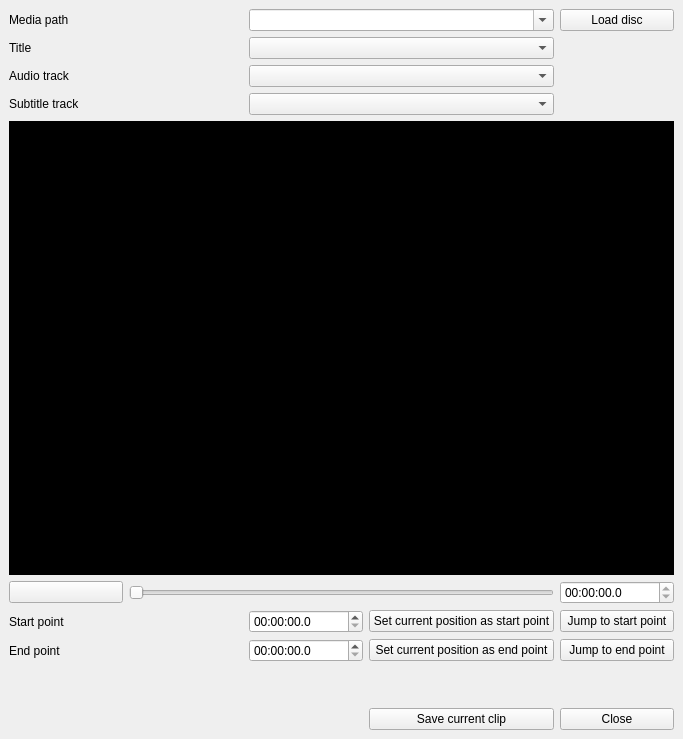
<?xml version="1.0" encoding="UTF-8"?>
<ui version="4.0">
 <class>MediaClipSelector</class>
 <widget class="QMainWindow" name="MediaClipSelector">
  <property name="geometry">
   <rect>
    <x>0</x>
    <y>0</y>
    <width>683</width>
    <height>739</height>
   </rect>
  </property>
  <property name="sizePolicy">
   <sizepolicy hsizetype="MinimumExpanding" vsizetype="MinimumExpanding">
    <horstretch>0</horstretch>
    <verstretch>0</verstretch>
   </sizepolicy>
  </property>
  <property name="minimumSize">
   <size>
    <width>683</width>
    <height>686</height>
   </size>
  </property>
  <property name="focusPolicy">
   <enum>Qt::NoFocus</enum>
  </property>
  <property name="windowTitle">
   <string>Select media clip</string>
  </property>
  <property name="autoFillBackground">
   <bool>false</bool>
  </property>
  <property name="inputMethodHints">
   <set>Qt::ImhNone</set>
  </property>
  <widget class="QWidget" name="centralwidget">
   <property name="sizePolicy">
    <sizepolicy hsizetype="MinimumExpanding" vsizetype="MinimumExpanding">
     <horstretch>0</horstretch>
     <verstretch>0</verstretch>
    </sizepolicy>
   </property>
   <layout class="QGridLayout" name="gridLayout">
    <item row="0" column="2" colspan="2">
     <widget class="QComboBox" name="media_path_combobox">
      <property name="enabled">
       <bool>true</bool>
      </property>
      <property name="sizePolicy">
       <sizepolicy hsizetype="Preferred" vsizetype="Fixed">
        <horstretch>0</horstretch>
        <verstretch>0</verstretch>
       </sizepolicy>
      </property>
      <property name="editable">
       <bool>true</bool>
      </property>
     </widget>
    </item>
    <item row="7" column="2">
     <widget class="QTimeEdit" name="start_timeedit">
      <property name="enabled">
       <bool>true</bool>
      </property>
      <property name="displayFormat">
       <string>HH:mm:ss.z</string>
      </property>
     </widget>
    </item>
    <item row="8" column="2">
     <widget class="QTimeEdit" name="end_timeedit">
      <property name="enabled">
       <bool>true</bool>
      </property>
      <property name="displayFormat">
       <string>HH:mm:ss.z</string>
      </property>
     </widget>
    </item>
    <item row="7" column="3">
     <widget class="QPushButton" name="set_start_pushbutton">
      <property name="enabled">
       <bool>true</bool>
      </property>
      <property name="text">
       <string>Set current position as start point</string>
      </property>
     </widget>
    </item>
    <item row="0" column="4">
     <widget class="QPushButton" name="load_disc_pushbutton">
      <property name="enabled">
       <bool>true</bool>
      </property>
      <property name="text">
       <string>Load disc</string>
      </property>
     </widget>
    </item>
    <item row="9" column="3">
     <spacer name="verticalSpacer">
      <property name="orientation">
       <enum>Qt::Vertical</enum>
      </property>
      <property name="sizeType">
       <enum>QSizePolicy::Minimum</enum>
      </property>
      <property name="sizeHint" stdset="0">
       <size>
        <width>20</width>
        <height>40</height>
       </size>
      </property>
     </spacer>
    </item>
    <item row="6" column="0">
     <widget class="QPushButton" name="play_pushbutton">
      <property name="enabled">
       <bool>true</bool>
      </property>
      <property name="text">
       <string/>
      </property>
      <property name="icon">
       <iconset>
        <normaloff>../images/media_playback_start.png</normaloff>../images/media_playback_start.png</iconset>
      </property>
     </widget>
    </item>
    <item row="8" column="0">
     <widget class="QLabel" name="end_point_label">
      <property name="enabled">
       <bool>true</bool>
      </property>
      <property name="text">
       <string>End point</string>
      </property>
     </widget>
    </item>
    <item row="4" column="2" colspan="2">
     <widget class="QComboBox" name="subtitle_tracks_combobox">
      <property name="enabled">
       <bool>true</bool>
      </property>
     </widget>
    </item>
    <item row="2" column="0">
     <widget class="QLabel" name="title_label">
      <property name="enabled">
       <bool>true</bool>
      </property>
      <property name="text">
       <string>Title</string>
      </property>
     </widget>
    </item>
    <item row="3" column="2" colspan="2">
     <widget class="QComboBox" name="audio_tracks_combobox">
      <property name="enabled">
       <bool>true</bool>
      </property>
     </widget>
    </item>
    <item row="8" column="3">
     <widget class="QPushButton" name="set_end_pushbutton">
      <property name="enabled">
       <bool>true</bool>
      </property>
      <property name="text">
       <string>Set current position as end point</string>
      </property>
     </widget>
    </item>
    <item row="10" column="3">
     <widget class="QPushButton" name="save_pushbutton">
      <property name="enabled">
       <bool>true</bool>
      </property>
      <property name="text">
       <string>Save current clip</string>
      </property>
     </widget>
    </item>
    <item row="10" column="4">
     <widget class="QPushButton" name="close_pushbutton">
      <property name="enabled">
       <bool>true</bool>
      </property>
      <property name="text">
       <string>Close</string>
      </property>
     </widget>
    </item>
    <item row="7" column="0" colspan="2">
     <widget class="QLabel" name="start_point_label">
      <property name="enabled">
       <bool>true</bool>
      </property>
      <property name="text">
       <string>Start point</string>
      </property>
     </widget>
    </item>
    <item row="7" column="4">
     <widget class="QPushButton" name="jump_start_pushbutton">
      <property name="enabled">
       <bool>true</bool>
      </property>
      <property name="text">
       <string>Jump to start point</string>
      </property>
     </widget>
    </item>
    <item row="3" column="0" colspan="2">
     <widget class="QLabel" name="audio_track_label">
      <property name="enabled">
       <bool>true</bool>
      </property>
      <property name="text">
       <string>Audio track</string>
      </property>
     </widget>
    </item>
    <item row="6" column="4">
     <widget class="QTimeEdit" name="media_position_timeedit">
      <property name="enabled">
       <bool>true</bool>
      </property>
      <property name="readOnly">
       <bool>true</bool>
      </property>
      <property name="displayFormat">
       <string>HH:mm:ss.z</string>
      </property>
     </widget>
    </item>
    <item row="5" column="0" colspan="5">
     <widget class="QFrame" name="media_view_frame">
      <property name="minimumSize">
       <size>
        <width>665</width>
        <height>375</height>
       </size>
      </property>
      <property name="styleSheet">
       <string notr="true">background-color:black;</string>
      </property>
      <property name="frameShape">
       <enum>QFrame::StyledPanel</enum>
      </property>
      <property name="frameShadow">
       <enum>QFrame::Raised</enum>
      </property>
     </widget>
    </item>
    <item row="4" column="0" colspan="2">
     <widget class="QLabel" name="subtitle_track_label">
      <property name="enabled">
       <bool>true</bool>
      </property>
      <property name="text">
       <string>Subtitle track</string>
      </property>
     </widget>
    </item>
    <item row="8" column="4">
     <widget class="QPushButton" name="jump_end_pushbutton">
      <property name="enabled">
       <bool>true</bool>
      </property>
      <property name="text">
       <string>Jump to end point</string>
      </property>
     </widget>
    </item>
    <item row="0" column="0" colspan="2">
     <widget class="QLabel" name="media_path_label">
      <property name="enabled">
       <bool>true</bool>
      </property>
      <property name="text">
       <string>Media path</string>
      </property>
     </widget>
    </item>
    <item row="2" column="2" colspan="2">
     <widget class="QComboBox" name="title_combo_box">
      <property name="enabled">
       <bool>true</bool>
      </property>
      <property name="currentText" stdset="0">
       <string/>
      </property>
     </widget>
    </item>
    <item row="6" column="1" colspan="3">
     <widget class="QSlider" name="position_horizontalslider">
      <property name="enabled">
       <bool>true</bool>
      </property>
      <property name="tracking">
       <bool>false</bool>
      </property>
      <property name="orientation">
       <enum>Qt::Horizontal</enum>
      </property>
      <property name="invertedAppearance">
       <bool>false</bool>
      </property>
     </widget>
    </item>
   </layout>
  </widget>
 </widget>
 <tabstops>
  <tabstop>media_path_combobox</tabstop>
  <tabstop>load_disc_pushbutton</tabstop>
  <tabstop>title_combo_box</tabstop>
  <tabstop>audio_tracks_combobox</tabstop>
  <tabstop>subtitle_tracks_combobox</tabstop>
  <tabstop>play_pushbutton</tabstop>
  <tabstop>position_horizontalslider</tabstop>
  <tabstop>media_position_timeedit</tabstop>
  <tabstop>start_timeedit</tabstop>
  <tabstop>set_start_pushbutton</tabstop>
  <tabstop>jump_start_pushbutton</tabstop>
  <tabstop>end_timeedit</tabstop>
  <tabstop>set_end_pushbutton</tabstop>
  <tabstop>jump_end_pushbutton</tabstop>
  <tabstop>save_pushbutton</tabstop>
  <tabstop>close_pushbutton</tabstop>
 </tabstops>
 <resources/>
 <connections/>
</ui>
